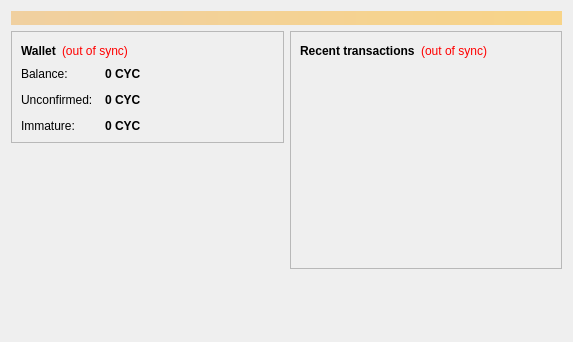
<?xml version="1.0" encoding="UTF-8"?>
<ui version="4.0">
 <class>OverviewPage</class>
 <widget class="QWidget" name="OverviewPage">
  <property name="geometry">
   <rect>
    <x>0</x>
    <y>0</y>
    <width>573</width>
    <height>342</height>
   </rect>
  </property>
  <property name="windowTitle">
   <string>Form</string>
  </property>
  <layout class="QVBoxLayout" name="topLayout">
   <item>
    <widget class="QLabel" name="labelAlerts">
     <property name="visible">
      <bool>false</bool>
     </property>
     <property name="styleSheet">
      <string notr="true">background-color: qlineargradient(x1: 0, y1: 0, x2: 1, y2: 0, stop:0 #F0D0A0, stop:1 #F8D488); color:#000000;</string>
     </property>
     <property name="wordWrap">
      <bool>true</bool>
     </property>
     <property name="margin">
      <number>3</number>
     </property>
    </widget>
   </item>
   <item>
    <layout class="QHBoxLayout" name="horizontalLayout" stretch="1,1">
     <item>
      <layout class="QVBoxLayout" name="verticalLayout_2">
       <item>
        <widget class="QFrame" name="frame">
         <property name="frameShape">
          <enum>QFrame::StyledPanel</enum>
         </property>
         <property name="frameShadow">
          <enum>QFrame::Raised</enum>
         </property>
         <layout class="QVBoxLayout" name="verticalLayout_4">
          <item>
           <layout class="QHBoxLayout" name="horizontalLayout_4">
            <item>
             <widget class="QLabel" name="label_5">
              <property name="font">
               <font>
                <weight>75</weight>
                <bold>true</bold>
               </font>
              </property>
              <property name="text">
               <string>Wallet</string>
              </property>
             </widget>
            </item>
            <item>
             <widget class="QLabel" name="labelWalletStatus">
              <property name="toolTip">
               <string>The displayed information may be out of date. Your wallet automatically synchronizes with the Centoyacoin network after a connection is established, but this process has not completed yet.</string>
              </property>
              <property name="styleSheet">
               <string notr="true">QLabel { color: red; }</string>
              </property>
              <property name="text">
               <string notr="true">(out of sync)</string>
              </property>
              <property name="alignment">
               <set>Qt::AlignLeading|Qt::AlignLeft|Qt::AlignVCenter</set>
              </property>
             </widget>
            </item>
            <item>
             <spacer name="horizontalSpacer_2">
              <property name="orientation">
               <enum>Qt::Horizontal</enum>
              </property>
              <property name="sizeHint" stdset="0">
               <size>
                <width>40</width>
                <height>20</height>
               </size>
              </property>
             </spacer>
            </item>
           </layout>
          </item>
          <item>
           <layout class="QFormLayout" name="formLayout_2">
            <property name="fieldGrowthPolicy">
             <enum>QFormLayout::AllNonFixedFieldsGrow</enum>
            </property>
            <property name="horizontalSpacing">
             <number>12</number>
            </property>
            <property name="verticalSpacing">
             <number>12</number>
            </property>
            <item row="0" column="0">
             <widget class="QLabel" name="label">
              <property name="text">
               <string>Balance:</string>
              </property>
             </widget>
            </item>
            <item row="0" column="1">
             <widget class="QLabel" name="labelBalance">
              <property name="font">
               <font>
                <weight>75</weight>
                <bold>true</bold>
               </font>
              </property>
              <property name="cursor">
               <cursorShape>IBeamCursor</cursorShape>
              </property>
              <property name="toolTip">
               <string>Your current balance</string>
              </property>
              <property name="text">
               <string notr="true">0 CYC</string>
              </property>
              <property name="textInteractionFlags">
               <set>Qt::LinksAccessibleByMouse|Qt::TextSelectableByKeyboard|Qt::TextSelectableByMouse</set>
              </property>
             </widget>
            </item>
            <item row="1" column="0">
             <widget class="QLabel" name="label_3">
              <property name="text">
               <string>Unconfirmed:</string>
              </property>
             </widget>
            </item>
            <item row="1" column="1">
             <widget class="QLabel" name="labelUnconfirmed">
              <property name="font">
               <font>
                <weight>75</weight>
                <bold>true</bold>
               </font>
              </property>
              <property name="cursor">
               <cursorShape>IBeamCursor</cursorShape>
              </property>
              <property name="toolTip">
               <string>Total of transactions that have yet to be confirmed, and do not yet count toward the current balance</string>
              </property>
              <property name="text">
               <string notr="true">0 CYC</string>
              </property>
              <property name="textInteractionFlags">
               <set>Qt::LinksAccessibleByMouse|Qt::TextSelectableByKeyboard|Qt::TextSelectableByMouse</set>
              </property>
             </widget>
            </item>
            <item row="2" column="0">
             <widget class="QLabel" name="labelImmatureText">
              <property name="text">
               <string>Immature:</string>
              </property>
             </widget>
            </item>
            <item row="2" column="1">
             <widget class="QLabel" name="labelImmature">
              <property name="font">
               <font>
                <weight>75</weight>
                <bold>true</bold>
               </font>
              </property>
              <property name="toolTip">
               <string>Mined balance that has not yet matured</string>
              </property>
              <property name="text">
               <string notr="true">0 CYC</string>
              </property>
              <property name="textInteractionFlags">
               <set>Qt::LinksAccessibleByMouse|Qt::TextSelectableByKeyboard|Qt::TextSelectableByMouse</set>
              </property>
             </widget>
            </item>
           </layout>
          </item>
         </layout>
        </widget>
       </item>
       <item>
        <spacer name="verticalSpacer">
         <property name="orientation">
          <enum>Qt::Vertical</enum>
         </property>
         <property name="sizeHint" stdset="0">
          <size>
           <width>20</width>
           <height>40</height>
          </size>
         </property>
        </spacer>
       </item>
      </layout>
     </item>
     <item>
      <layout class="QVBoxLayout" name="verticalLayout_3">
       <item>
        <widget class="QFrame" name="frame_2">
         <property name="frameShape">
          <enum>QFrame::StyledPanel</enum>
         </property>
         <property name="frameShadow">
          <enum>QFrame::Raised</enum>
         </property>
         <layout class="QVBoxLayout" name="verticalLayout">
          <item>
           <layout class="QHBoxLayout" name="horizontalLayout_2">
            <item>
             <widget class="QLabel" name="label_4">
              <property name="text">
               <string>&lt;b&gt;Recent transactions&lt;/b&gt;</string>
              </property>
             </widget>
            </item>
            <item>
             <widget class="QLabel" name="labelTransactionsStatus">
              <property name="toolTip">
               <string>The displayed information may be out of date. Your wallet automatically synchronizes with the Centoyacoin network after a connection is established, but this process has not completed yet.</string>
              </property>
              <property name="styleSheet">
               <string notr="true">QLabel { color: red; }</string>
              </property>
              <property name="text">
               <string notr="true">(out of sync)</string>
              </property>
              <property name="alignment">
               <set>Qt::AlignRight|Qt::AlignTrailing|Qt::AlignVCenter</set>
              </property>
             </widget>
            </item>
            <item>
             <spacer name="horizontalSpacer">
              <property name="orientation">
               <enum>Qt::Horizontal</enum>
              </property>
              <property name="sizeHint" stdset="0">
               <size>
                <width>40</width>
                <height>20</height>
               </size>
              </property>
             </spacer>
            </item>
           </layout>
          </item>
          <item>
           <widget class="QListView" name="listTransactions">
            <property name="styleSheet">
             <string notr="true">QListView { background: transparent; }</string>
            </property>
            <property name="frameShape">
             <enum>QFrame::NoFrame</enum>
            </property>
            <property name="verticalScrollBarPolicy">
             <enum>Qt::ScrollBarAlwaysOff</enum>
            </property>
            <property name="horizontalScrollBarPolicy">
             <enum>Qt::ScrollBarAlwaysOff</enum>
            </property>
            <property name="selectionMode">
             <enum>QAbstractItemView::NoSelection</enum>
            </property>
           </widget>
          </item>
         </layout>
        </widget>
       </item>
       <item>
        <spacer name="verticalSpacer_2">
         <property name="orientation">
          <enum>Qt::Vertical</enum>
         </property>
         <property name="sizeHint" stdset="0">
          <size>
           <width>20</width>
           <height>40</height>
          </size>
         </property>
        </spacer>
       </item>
      </layout>
     </item>
    </layout>
   </item>
  </layout>
 </widget>
 <resources/>
 <connections/>
</ui>
